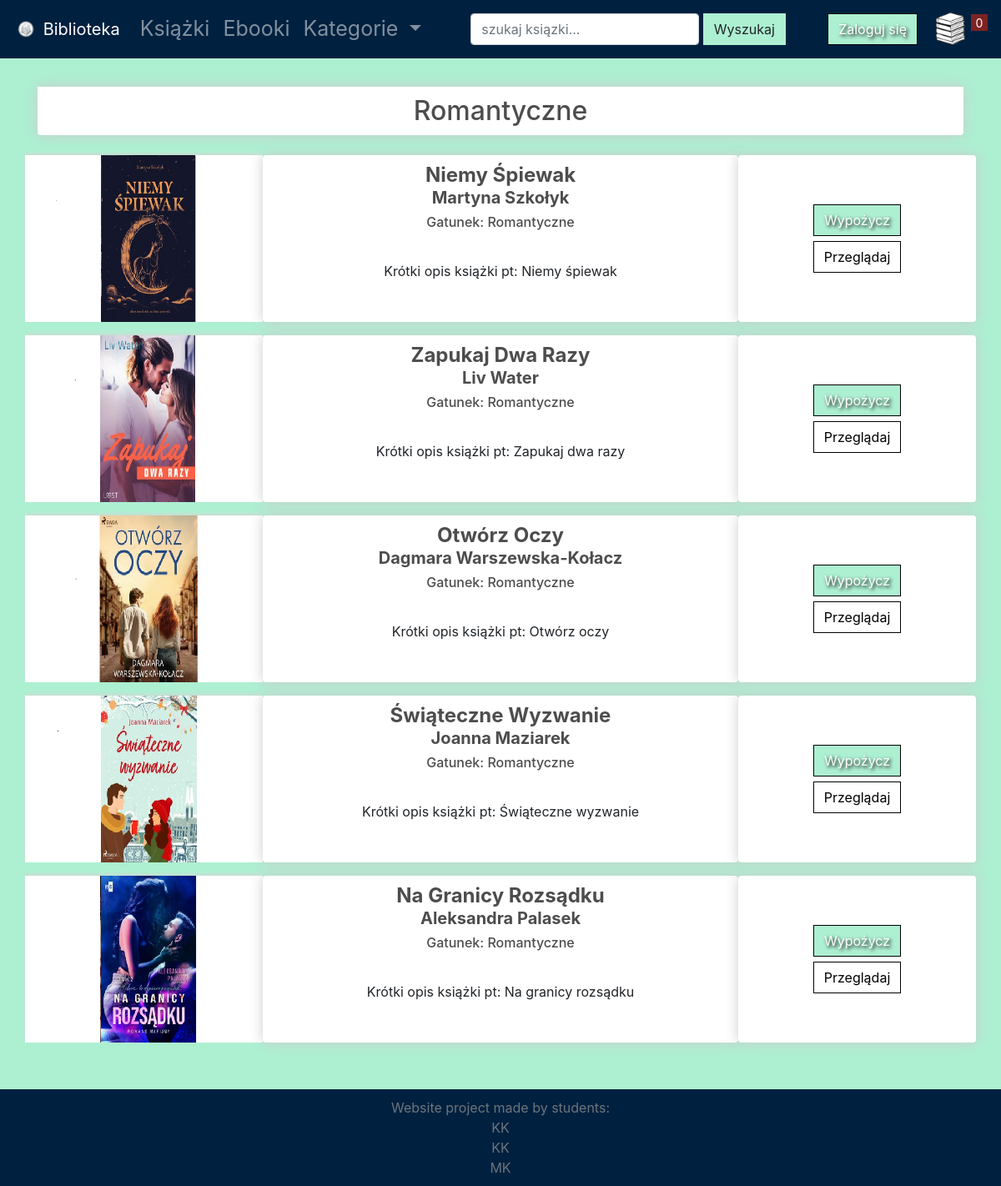
The app's page /categorie_romance/ with its own data.
### bookstore/models.py (models this page shows, shortened)
class Product(models.Model):
    name = models.CharField(max_length=100, null=True)
    digital = models.BooleanField(default=False, null=True, blank=False)  #czy jest nie fizyczny
    genre = models.CharField(max_length=100, null=True) #gatunek ksiązki
    author = models.CharField(max_length=100, null=True)
    isbn = models.CharField(max_length=17, null=True, blank=True, unique=True)
    image = models.ImageField(null=True, blank=True)
    @property #dekorator pozwalający dotrzeć do tego jako atrybut a nie metoda
    def imageURL(self):
        try:
            url = self.image.url
        except:
            url=''
        return url

### bookstore/views.py (the view)
# urls.py: path('categorie_romance/', views.categorieRomance, name='categorie_romance'),
def categorieRomance(request):
     products = Product.objects.all()
     if request.user.is_authenticated:
          customer = request.user.customer
          order, created = Order.objects.get_or_create(customer=customer, complete=False)
          items = order.orderitem_set.all()
     else:
          items = []
          order = {'get_cart_items':0, }
     context = {'products':products, 'items': items, 'order':order}
     return render(request,'store/categorieRomance.html',context)

### bookstore/templates/store/categorieRomance.html (shortened to what this page needs)
{% extends 'store/main.html' %}
{% load static %}
{% block content %}
<h2 class="text-center mt-4 mb-4 box-element product">Romantyczne</h2>
<div class="row align-items-stretch">
    {% for product in products %}
        {% if product.genre == 'Romantyczne' %}
            <div class="mb-3 w-100">
                <div class="row no-gutters">
                    <div class="col-3">
                        <img class="thumbnail img-fluid mx-auto d-block" src="{{ product.imageURL }}" alt="Tu powinna być okładka" style="height: 200px;">
                    </div>
                    <div class="col-6">
                        <div class="box-element text-center product-description" style="height: 200px; display: flex; flex-direction: column; justify-content: flex-start; align-items: center;">
                            <h4 class="mb-0"><strong>{{ product.name|title }}</strong></h4>
                            <h5><strong>{{ product.author }}</strong></h5>
                            <h6 class="mb-1">Gatunek: {{ product.genre }}</h6>
                            <p>Krótki opis książki pt: {{ product.name|slice:"0:1"|upper }}{{ product.name|slice:"1:"|lower }}</p>
                        </div>
                    </div>
                    <div class="col-3">
                        <div class="box-element text-center product-description" style="height: 200px; display: flex; flex-direction: column; justify-content: center;">
                            <button class="btn btn-outline-secondary add-btn btn-custom-color2 mb-2 mx-auto">Wypożycz</button>
                            <button class="btn btn-custom-color3 mx-auto" href="#">Przeglądaj</button>
                        </div>
                    </div>
                </div>
            </div>
        {% endif %}
    {% endfor %}
</div>
{% endblock content %}

### static/css/style.css (style rules this page uses)
body { background-color: #adefd1ff; padding-top: 40px; display: flex; flex-direction: column; min-height: 100vh; }
h1, h2, h3, h4, h5, h6 { color: hsl(0, 0%, 30%); }
.box-element { box-shadow: hsl(0, 0%, 80%) 0 0 16px; background-color: #fff; border-radius: 4px; padding: 10px; }
.thumbnail { width: 100%; height: 200px; -webkit-box-shadow: -1px -3px 5px -2px rgba(214, 214, 214, 1); -moz-box-shadow: -1px -3px 5px -2px rgba(214, 214, 214, 1); box-shadow: -1px -3px 5px -2px rgba(214, 214, 214, 1); }
.product { border-radius: 0 0 4px 4px; }
.btn { border-radius: 0; }
.btn-custom-color2 { background-color: #adefd1ff !important; color: #ffffff; text-shadow: 2px 2px 4px #000000; border: none; outline: 1px solid rgb(0, 0, 0); }
.btn-custom-color3 { border: none; outline: 1px solid rgb(0, 0, 0); color: #000000; }

### records on screen
Product: imageURL (picture), name "Niemy Śpiewak", author "Martyna Szkołyk", genre "Romantyczne", name "N", name "iemy śpiewak"
Product: imageURL (picture), name "Zapukaj Dwa Razy", author "Liv Water", genre "Romantyczne", name "Z", name "apukaj dwa razy"
Product: imageURL (picture), name "Otwórz Oczy", author "Dagmara Warszewska-Kołacz", genre "Romantyczne", name "O", name "twórz oczy"
Product: imageURL (picture), name "Świąteczne Wyzwanie", author "Joanna Maziarek", genre "Romantyczne", name "Ś", name "wiąteczne wyzwanie"
Product: imageURL (picture), name "Na Granicy Rozsądku", author "Aleksandra Palasek", genre "Romantyczne", name "N", name "a granicy rozsądku"

### other values on screen
{{ order.get_cart_items }} "0"
